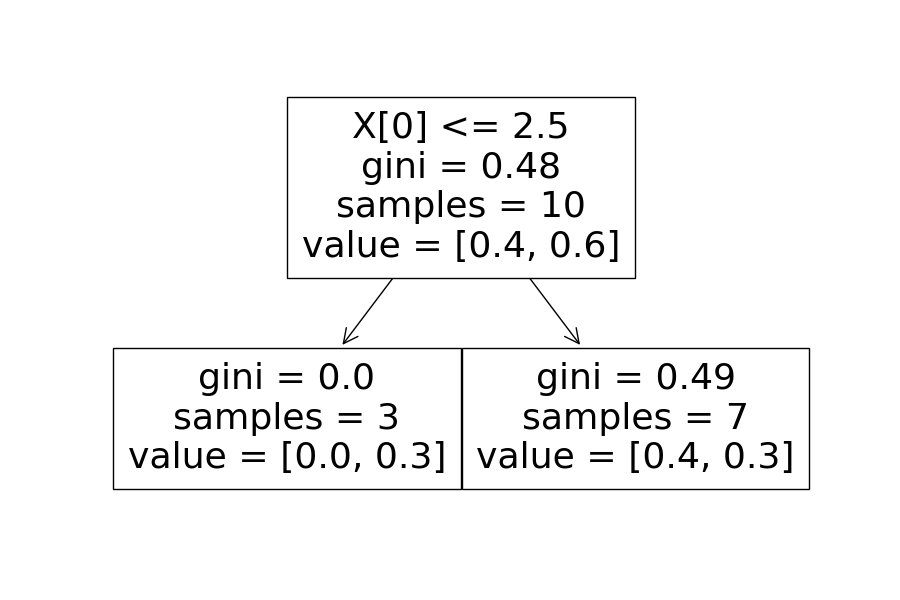

The Python source for this figure:
#!/usr/bin/env python
# -*- coding:utf-8 -*-
#@Time  : 2020/4/12 22:22
#@Author: Kevin.Liu
#@File  : adaboost.py

from sklearn.ensemble import AdaBoostClassifier
from sklearn import tree
import matplotlib.pyplot as plt
import numpy as np

X = np.arange(10).reshape(-1, 1)
y = np.array([1, 1, 1, -1, -1, -1, 1, 1, 1, -1])
# print(X, y)

ada = AdaBoostClassifier(n_estimators=3)
ada.fit(X, y)
# print(ada.fit(X, y))
# print(ada.estimators_)

plt.figure(figsize=(9, 6))
_ = tree.plot_tree(ada[0])
# plt.savefig('./adaboost.png')

y_ = ada[0].predict(X)
print(y_)
# 误差率
e1 = 0.1*(y != y_).sum()
print(e1)
# 计算每一颗树权重
# 随机森林中每棵树的权重一样的
# adaboost提升树中每棵树的权重不同
a1 = np.round(1/2*np.log((1-e1)/e1), 4)
print(a1)
# 样本预测准确：更新权重
w2 = 0.1*np.e**(-a1*y*y_)
w2 = w2/w2.sum()
print(w2.round(4))

ada = AdaBoostClassifier(n_estimators=3, algorithm='SAMME')
ada.fit(X, y)
# print(ada.fit(X, y))
# print(ada.estimators_)
plt.figure(figsize=(9, 6))
_ = tree.plot_tree(ada[1])
# plt.savefig('./adaboost2.png')

y_ = ada[1].predict(X)
print(y_)
# 误差率
e2 = 0.0715*3
print(e2)
# 计算每二颗树权重
a2 = np.round(1/2*np.log((1-e2)/e2), 4)
print(a2)
# 样本预测准确：更新权重
w3 = w2*np.e**(-a2*y*y_)
w3 = w3/w3.sum()
print(w3.round(4))
plt.figure(figsize=(9, 6))
_ = tree.plot_tree(ada[2])
# plt.savefig('./adaboost3.png')

y_ = ada[2].predict(X)
print(y_)
# 误差率
e3 = (w3*(y_ != y)).sum()
print(e3)
# 计算每三树权重
a3 = 1/2*np.log((1-e3)/e3)
print(a3)
# 弱分类器合并成强分类器，加和

# 预测结果
y_predict = a1*ada[0].predict(X) + a2*ada[1].predict(X) + a3*ada[2].predict(X)
print(np.sign(y_predict))
# 集成树
print(ada.predict(X))